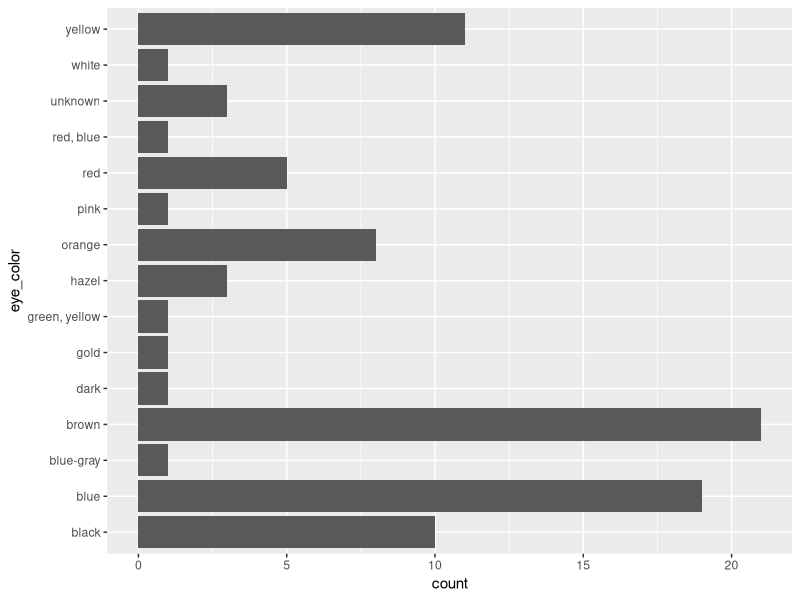
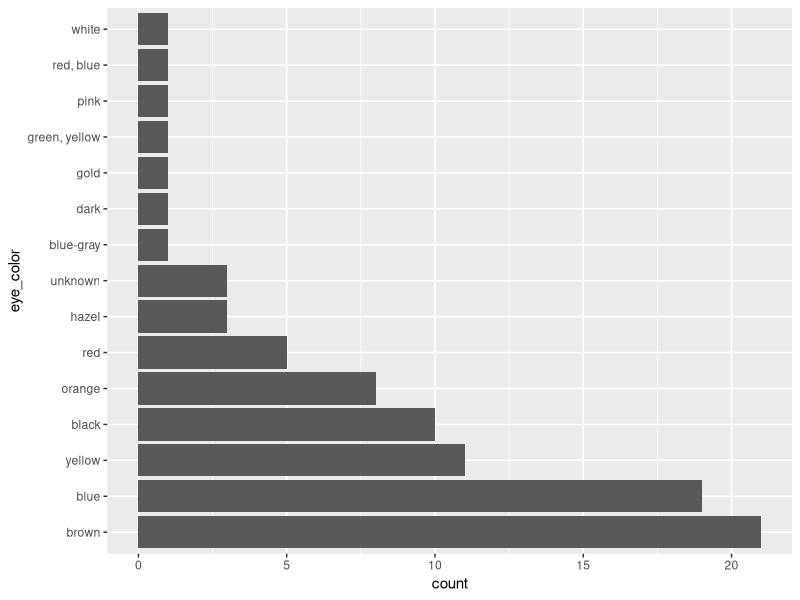

Source code (R) for these figures, in order:
## ---- chunk 1
knitr::opts_chunk$set(echo = TRUE)
## ---- chunk 2
library(tidyverse)

# https://www.tidyverse.org/
# Coleccion de paquetes de R diseñados para data science
# dplyr
# ggplot2
# tidyr
# readr
# stringr
# forcats
# tibble
# purrr

## ---- chunk 3
library(dplyr)

#help("dplyr")

#select()
#filter()
#arrange()
#mutate()
#summarise()
## ---- chunk 4
library(ggplot2)

#help("ggplot2")

# https://rdocumentation.org/packages/ggplot2/versions/3.1.0
## ---- chunk 5
library(tidyr)

#help("tidyr")

#replace_na()
#drop_na()
## ---- chunk 6
library(forcats)
library(dplyr)
library(ggplot2)

#help("forcats")

starwars %>% 
  filter(!is.na(species)) %>%
  count(species, sort = TRUE)

ggplot(starwars, aes(x = eye_color)) + 
  geom_bar() + 
  coord_flip()

starwars %>%
  mutate(eye_color = fct_infreq(eye_color)) %>%
  ggplot(aes(x = eye_color)) + 
  geom_bar() + 
  coord_flip()
